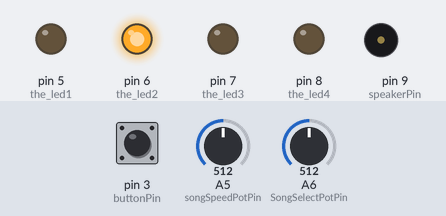
A program run on a simulated Arduino Nano, built with avr-gcc and run on an emulated ATmega328P. Parts: output pins drawn as LEDs (lit = HIGH), buzzer (waves = sounding). Inputs (shaded band) come from the test bench; at power-on: pin 3 (buttonPin) LOW, A5 (songSpeedPotPin) = 512, A6 (SongSelectPotPin) = 512.

Above: at 1.2 s.
1.3 s: pin 3 (buttonPin) pulled HIGH for 0.15 s
At 1.43 s:
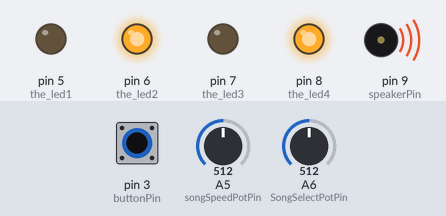
Timing chart, 0 to 10.3 s (numbered marks = the images above; inputs shaded):
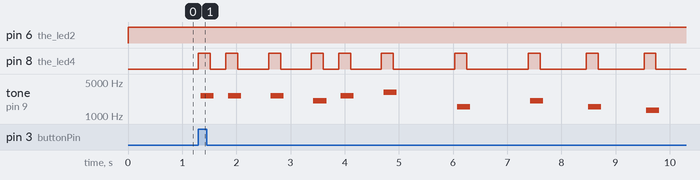

The program:

main.cpp
```cpp
#include <Arduino.h>
#include <Music.h>

const int songSpeedPotPin = A5;
const int SongSelectPotPin = A6;
const int speakerPin = 9;
int songSpeedValue = 0;
int songChoiceValue = 0;
int buttonState = 0;
const int buttonPin = 3;
const int the_led1 = 5;
const int the_led2 = 6;
const int the_led3 = 7;
const int the_led4 = 8;

Music musicPlayerMario = Music(speakerPin,the_led2); //I could mofidy the library to be able to change the led, but it would be too easy ;)
Music musicPlayerUnderMario = Music(speakerPin,the_led2);
Music musicPlayerImperial = Music(speakerPin,the_led3);
Music musicPlayerGoT = Music(speakerPin,the_led4);


void setup() {
  pinMode(the_led1,OUTPUT);
  pinMode(the_led2,OUTPUT);
  pinMode(the_led3,OUTPUT);
  pinMode(the_led4,OUTPUT);
  pinMode(speakerPin,OUTPUT);
  pinMode(SongSelectPotPin,INPUT);
  pinMode(songSpeedPotPin,INPUT);
  pinMode(buttonPin,INPUT);
}

void loop() {
  buttonState = digitalRead(buttonPin);
  songSpeedValue = analogRead(songSpeedPotPin);
  songSpeedValue = map(songSpeedValue, 0, 1023,25,500); //we stop a 500, over that serve no puposes as 5x speed is already fast
  songChoiceValue = analogRead(SongSelectPotPin);
  songChoiceValue = map(songChoiceValue, 0, 1023,0,3); // an array start at 0, we keep the logic, it could be 1, but the if/else would have to be modified
  selectionLightUpdate(songChoiceValue);
  if(buttonState==HIGH){
    if(songChoiceValue == 0){//There is a better way, called a switch/case method, but it is not relevent to the guide. Might be added in later versions
      musicPlayerMario.sing(songChoiceValue, songSpeedValue);
    }else if(songChoiceValue == 1){
      musicPlayerUnderMario.sing(songChoiceValue, songSpeedValue);
    }else if(songChoiceValue == 2){
      musicPlayerImperial.sing(songChoiceValue, songSpeedValue);
    }else if(songChoiceValue == 3){
      musicPlayerGoT.sing(songChoiceValue, songSpeedValue);
    }
  }
}

void selectionLightUpdate(int songChoice){ //this is not needed and not in the challenge, yet, but it can be a nice side challenge for interested ppl
  if(songChoiceValue == 0){//There is a better way, called a switch/case method, but it is not relevent to the guide. Might be added in later versions
    digitalWrite(the_led1,HIGH);
    digitalWrite(the_led2,LOW);
    digitalWrite(the_led3,LOW);
    digitalWrite(the_led4,LOW);
  }else if(songChoiceValue == 1){
    digitalWrite(the_led1,LOW);
    digitalWrite(the_led2,HIGH);
    digitalWrite(the_led3,LOW);
    digitalWrite(the_led4,LOW);
  }else if(songChoiceValue == 2){
    digitalWrite(the_led1,LOW);
    digitalWrite(the_led2,LOW);
    digitalWrite(the_led3,HIGH);
    digitalWrite(the_led4,LOW);
  }else if(songChoiceValue == 3){
    digitalWrite(the_led1,LOW);
    digitalWrite(the_led2,LOW);
    digitalWrite(the_led3,LOW);
    digitalWrite(the_led4,HIGH);
  }
}
```
